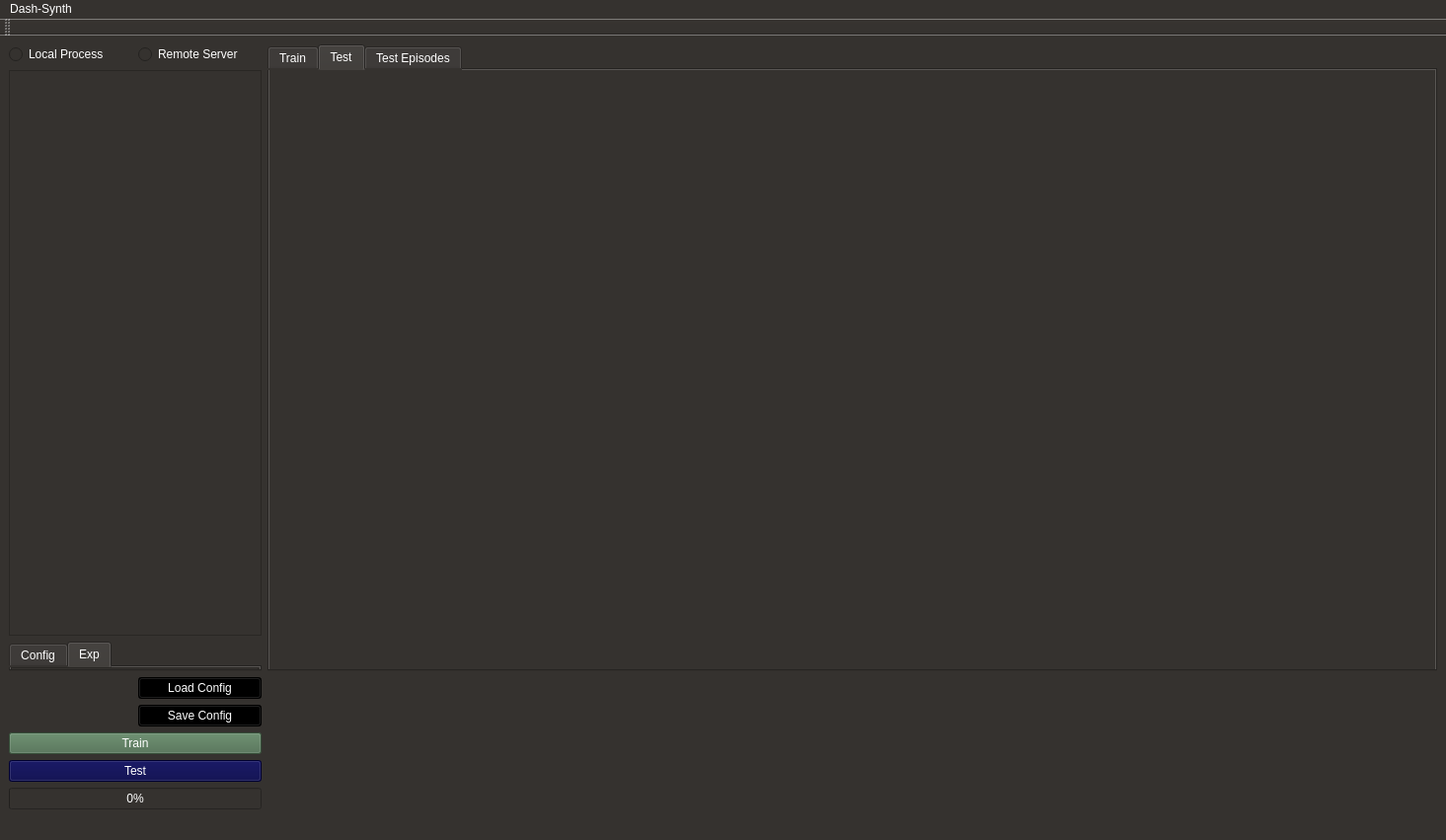
<?xml version="1.0" encoding="UTF-8"?>
<ui version="4.0">
 <class>MainWindow</class>
 <widget class="QMainWindow" name="MainWindow">
  <property name="geometry">
   <rect>
    <x>0</x>
    <y>0</y>
    <width>1465</width>
    <height>851</height>
   </rect>
  </property>
  <property name="minimumSize">
   <size>
    <width>2</width>
    <height>2</height>
   </size>
  </property>
  <property name="windowTitle">
   <string>MainWindow</string>
  </property>
  <property name="styleSheet">
   <string notr="true">color: rgb(255, 255, 255);
background-color: rgb(53, 50, 47);</string>
  </property>
  <widget class="QWidget" name="centralwidget">
   <property name="enabled">
    <bool>true</bool>
   </property>
   <layout class="QGridLayout" name="gridLayout_2" rowstretch="0,0,0,0,0,0,0,0" columnstretch="0,3,0">
    <property name="sizeConstraint">
     <enum>QLayout::SetDefaultConstraint</enum>
    </property>
    <item row="5" column="0">
     <widget class="QPushButton" name="TrainCommand">
      <property name="styleSheet">
       <string notr="true">background-color: rgb(181, 255, 160);
background-color: rgb(0, 0, 85);
background-color: rgb(74, 108, 78);</string>
      </property>
      <property name="text">
       <string>Train</string>
      </property>
     </widget>
    </item>
    <item row="6" column="0">
     <widget class="QPushButton" name="TestCommand">
      <property name="styleSheet">
       <string notr="true">background-color: rgb(0, 0, 68);</string>
      </property>
      <property name="text">
       <string>Test</string>
      </property>
     </widget>
    </item>
    <item row="4" column="0">
     <layout class="QGridLayout" name="gridLayout">
      <item row="0" column="0">
       <widget class="QLabel" name="FilenameLabel">
        <property name="font">
         <font>
          <pointsize>9</pointsize>
         </font>
        </property>
        <property name="styleSheet">
         <string notr="true"/>
        </property>
        <property name="text">
         <string/>
        </property>
       </widget>
      </item>
      <item row="0" column="1">
       <widget class="QPushButton" name="LoadConfigButton">
        <property name="styleSheet">
         <string notr="true">background-color: rgb(0, 0, 0);</string>
        </property>
        <property name="text">
         <string>Load Config</string>
        </property>
       </widget>
      </item>
      <item row="2" column="1">
       <widget class="QPushButton" name="SaveConfigButton">
        <property name="styleSheet">
         <string notr="true">background-color: rgb(0, 0, 0);</string>
        </property>
        <property name="text">
         <string>Save Config</string>
        </property>
       </widget>
      </item>
     </layout>
    </item>
    <item row="0" column="1" rowspan="4">
     <widget class="QTabWidget" name="PlotTab">
      <property name="currentIndex">
       <number>1</number>
      </property>
      <widget class="QWidget" name="Train">
       <attribute name="title">
        <string>Train</string>
       </attribute>
       <layout class="QVBoxLayout" name="verticalLayout">
        <item>
         <widget class="QWidget" name="PlotsWidgetTrain" native="true"/>
        </item>
       </layout>
      </widget>
      <widget class="QWidget" name="Test">
       <attribute name="title">
        <string>Test</string>
       </attribute>
       <layout class="QVBoxLayout" name="verticalLayout_3">
        <item>
         <widget class="QWidget" name="PlotsWidgetTest" native="true"/>
        </item>
       </layout>
      </widget>
      <widget class="QWidget" name="TestEpisodes">
       <attribute name="title">
        <string>Test Episodes</string>
       </attribute>
       <layout class="QVBoxLayout" name="verticalLayout_2">
        <item>
         <widget class="QWidget" name="PlotsWidgetTestEpisodes" native="true"/>
        </item>
       </layout>
      </widget>
     </widget>
    </item>
    <item row="1" column="0">
     <widget class="QTableWidget" name="ServerInfo"/>
    </item>
    <item row="7" column="0">
     <widget class="QProgressBar" name="progressBar">
      <property name="value">
       <number>0</number>
      </property>
      <property name="textVisible">
       <bool>true</bool>
      </property>
     </widget>
    </item>
    <item row="0" column="0">
     <layout class="QHBoxLayout" name="compSourceRadio">
      <item>
       <widget class="QRadioButton" name="LocalRadio">
        <property name="text">
         <string>Local Process</string>
        </property>
       </widget>
      </item>
      <item>
       <widget class="QRadioButton" name="ServerRadio">
        <property name="text">
         <string>Remote Server</string>
        </property>
       </widget>
      </item>
     </layout>
    </item>
    <item row="2" column="0" rowspan="2">
     <widget class="QTabWidget" name="ExpTab">
      <property name="currentIndex">
       <number>1</number>
      </property>
      <widget class="QWidget" name="tab">
       <attribute name="title">
        <string>Config</string>
       </attribute>
       <widget class="QTextEdit" name="ParamsEdit">
        <property name="geometry">
         <rect>
          <x>0</x>
          <y>0</y>
          <width>251</width>
          <height>371</height>
         </rect>
        </property>
        <property name="styleSheet">
         <string notr="true"/>
        </property>
        <property name="html">
         <string>&lt;!DOCTYPE HTML PUBLIC &quot;-//W3C//DTD HTML 4.0//EN&quot; &quot;http://www.w3.org/TR/REC-html40/strict.dtd&quot;&gt;
&lt;html&gt;&lt;head&gt;&lt;meta name=&quot;qrichtext&quot; content=&quot;1&quot; /&gt;&lt;style type=&quot;text/css&quot;&gt;
p, li { white-space: pre-wrap; }
&lt;/style&gt;&lt;/head&gt;&lt;body style=&quot; font-family:'Sans Serif'; font-size:9pt; font-weight:400; font-style:normal;&quot;&gt;
&lt;p style=&quot; margin-top:0px; margin-bottom:0px; margin-left:0px; margin-right:0px; -qt-block-indent:0; text-indent:0px;&quot;&gt;&lt;span style=&quot; font-family:'Ubuntu'; font-size:11pt;&quot;&gt;{'name': 'run0', 'discrete_actions': true, 'action_atoms':11, 'nsteps':100}&lt;/span&gt;&lt;/p&gt;&lt;/body&gt;&lt;/html&gt;</string>
        </property>
       </widget>
      </widget>
      <widget class="QWidget" name="tab_2">
       <attribute name="title">
        <string>Exp</string>
       </attribute>
       <widget class="QListWidget" name="listWidget">
        <property name="geometry">
         <rect>
          <x>0</x>
          <y>0</y>
          <width>251</width>
          <height>371</height>
         </rect>
        </property>
       </widget>
      </widget>
     </widget>
    </item>
   </layout>
  </widget>
  <widget class="QMenuBar" name="menubar">
   <property name="geometry">
    <rect>
     <x>0</x>
     <y>0</y>
     <width>1465</width>
     <height>20</height>
    </rect>
   </property>
   <widget class="QMenu" name="menuDash_Synth">
    <property name="title">
     <string>Dash-Synth</string>
    </property>
    <addaction name="separator"/>
    <addaction name="separator"/>
    <addaction name="separator"/>
    <addaction name="actionTraining"/>
   </widget>
   <addaction name="menuDash_Synth"/>
  </widget>
  <widget class="QToolBar" name="toolBar">
   <property name="windowTitle">
    <string>toolBar</string>
   </property>
   <attribute name="toolBarArea">
    <enum>TopToolBarArea</enum>
   </attribute>
   <attribute name="toolBarBreak">
    <bool>false</bool>
   </attribute>
  </widget>
  <widget class="QStatusBar" name="statusBar"/>
  <action name="actionTraining">
   <property name="text">
    <string>Training</string>
   </property>
  </action>
 </widget>
 <resources/>
 <connections/>
</ui>
